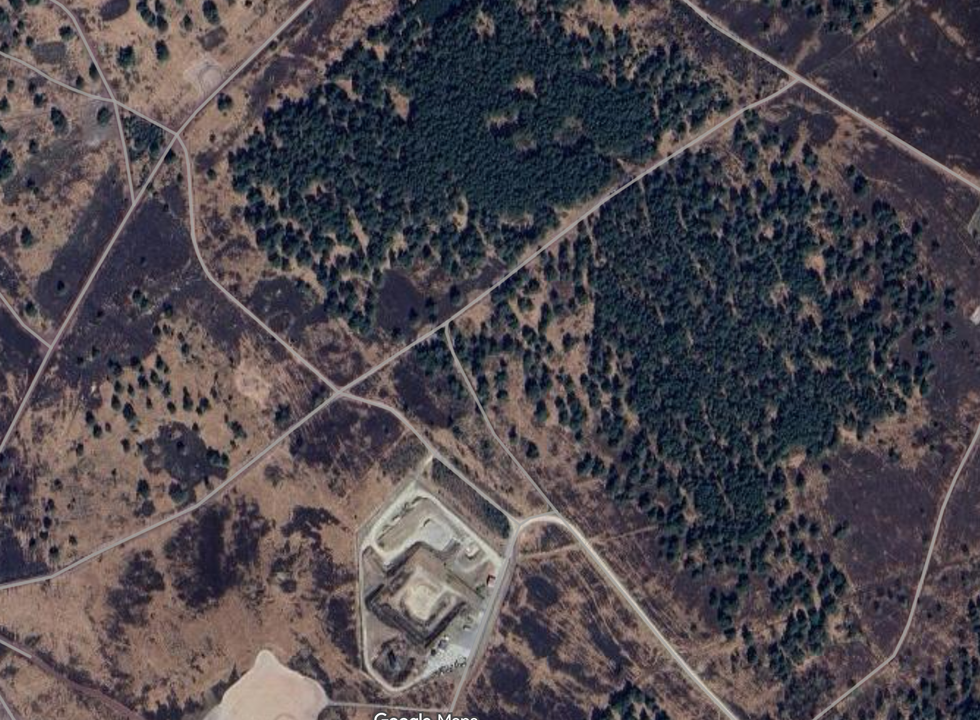
#> input picture TestImages/Screenshot 2025-10-11 093736.png, 980 x 720 px, shrunk from 1911 x 1405 before the run
$ python Main.py
#> lines starting #> are read from the running program, lines starting #| are printed output that depends on the picture; after the words box and inside, x2 and y2 are one past the last pixel; in counts of white or black regions, pixels touching at a corner belong together; pictures that were not available may be replaced by others from this repository, and a replacement may not be noted
import cv2 as cv2
import numpy as np
import sys
import os

img2 = cv2.imread(cv2.samples.findFile("TestImages/Screenshot 2025-10-11 093736.png"))
#> img2 is the input picture: shape (720, 980, 3); mean B, G, R 77.3, 71.8, 77.9
img = cv2.imread(cv2.samples.findFile("TestImages/Screenshot 2025-10-08 102026.png"))
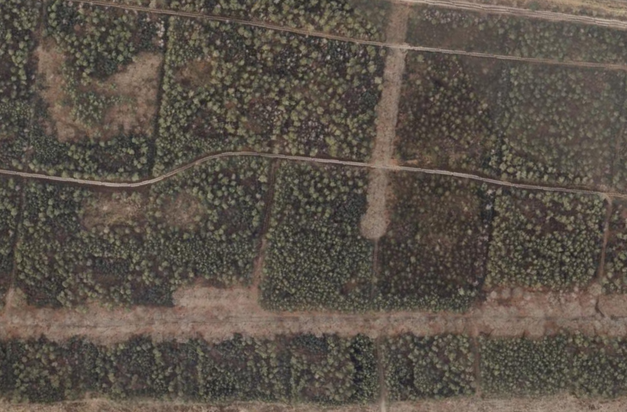
#> input picture TestImages/Screenshot 2025-10-12 204328.png, 627 x 412 px, shrunk from 1223 x 804 before the run, given in place of Screenshot 2025-10-08 102026.png, which was not available
#> img is the input picture: shape (412, 627, 3); mean B, G, R 72.9, 82.2, 90.8

if img is None:
    sys.exit("Could not read the image.")

if img2 is None:
     sys.exit("Could not read the image.")


hsvImage = cv2.cvtColor(img, cv2.COLOR_BGR2HSV)
#> hsvImage: shape (412, 627, 3); mean H, S, V 19.1, 49.2, 90.8
hsvImage2 = cv2.cvtColor(img2, cv2.COLOR_BGR2HSV)
#> hsvImage2: shape (720, 980, 3); mean H, S, V 92.9, 65.6, 85.8

lower_green = np.array([0,0, 150])
upper_green = np.array([255, 255, 255])
##(hMin = 112 , sMin = 0, vMin = 0), (hMax = 179 , sMax = 255, vMax = 255)
lower_purple = np.array([113,0, 0])
upper_purple = np.array([179, 255, 255])
mask = cv2.inRange(hsvImage, lower_green, upper_green)
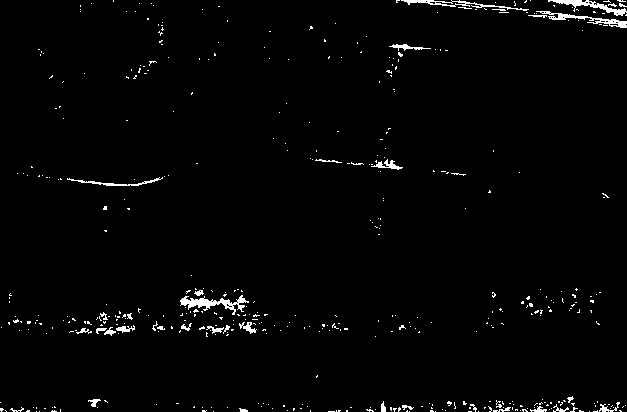
#> mask: shape (412, 627); 1.8% white in thin lines or dots
res = cv2.bitwise_and(img, img, mask=mask)
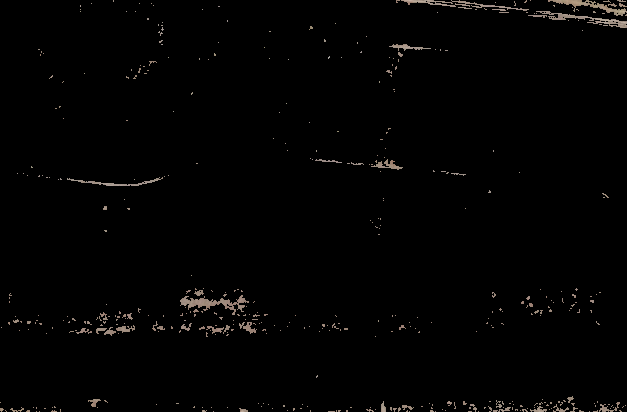
#> res: shape (412, 627, 3); mean B, G, R 2.2, 2.4, 2.8
mask2 =cv2.inRange(hsvImage2, lower_purple, upper_purple)
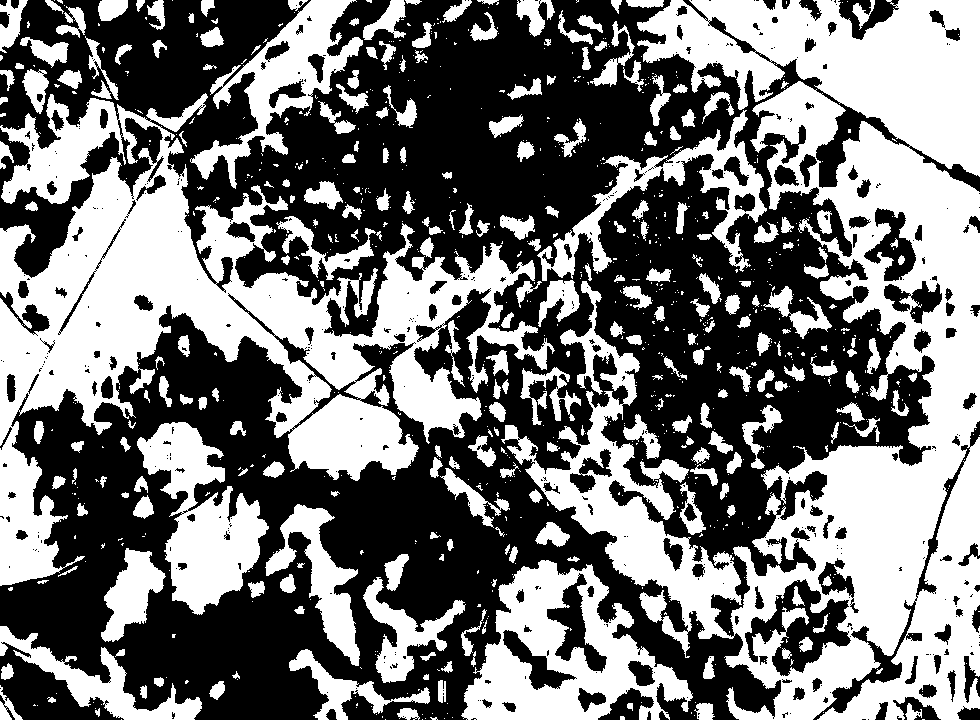
#> mask2: shape (720, 980); 46.2% white; 943 white regions (684 under 20 px), largest, box (x1, y1, x2, y2) and area: (501, 0, 980, 720) 129588, (0, 93, 555, 586) 85306, (461, 560, 693, 720) 17450
res1 = cv2.bitwise_and(img2, img2, mask=mask2)
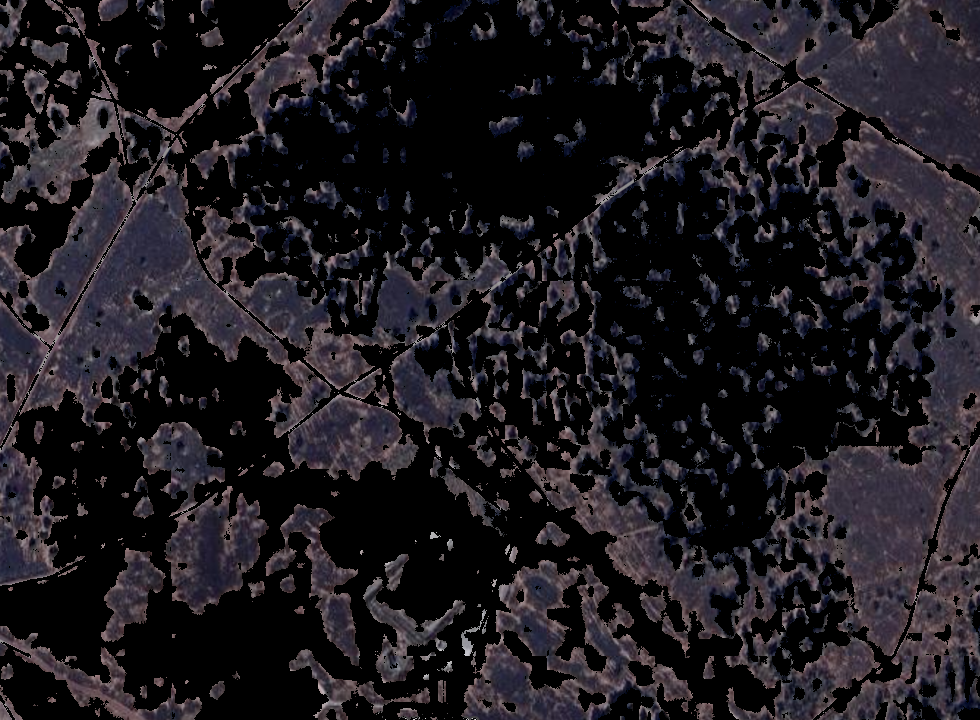
#> res1: shape (720, 980, 3); mean B, G, R 32.1, 27.3, 30.6
print(mask)
#> (printed output is left out)
hsv_frame = cv2.cvtColor(hsvImage, cv2.COLOR_BGR2HSV)
#> hsv_frame: shape (412, 627, 3); mean H, S, V 22.9, 206, 93

cv2.imshow("Display window", res)
k = cv2.waitKey(0)
#> (key Esc is pressed here)
cv2.imshow("Display window", res1)
k = cv2.waitKey(0)
#> (key Esc is pressed here)
